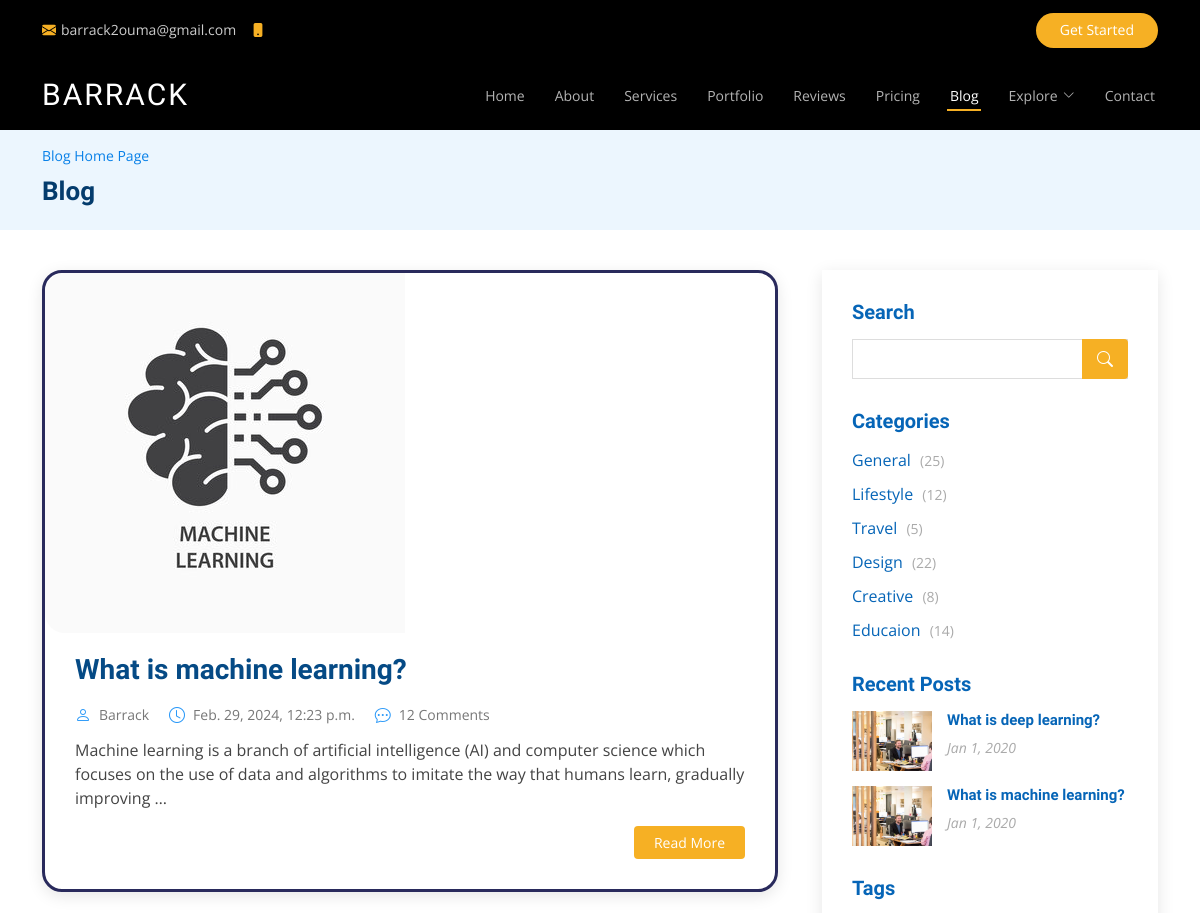
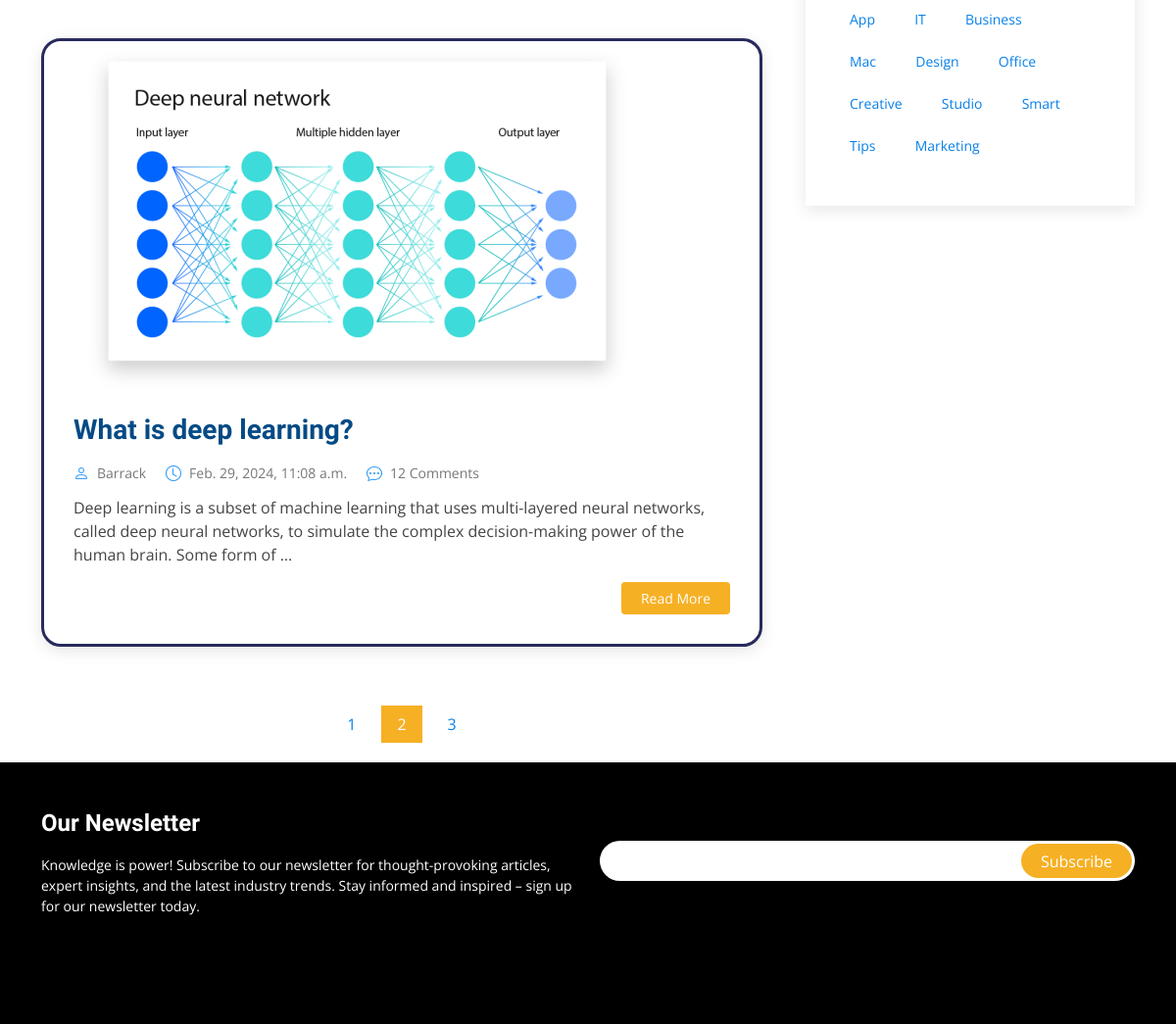
Before: /blog (upper part) with the older database file (2 pictures, top to bottom).
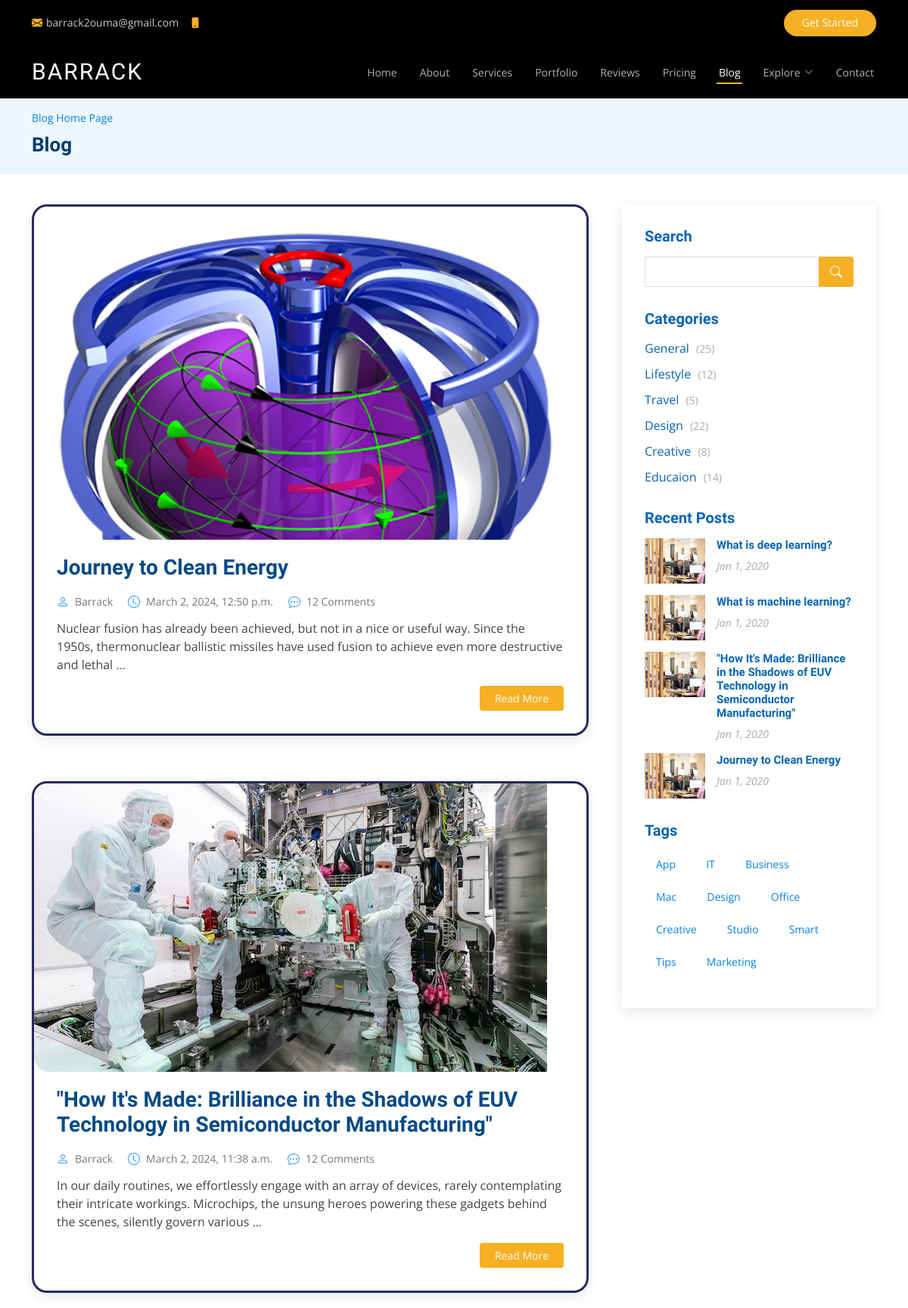
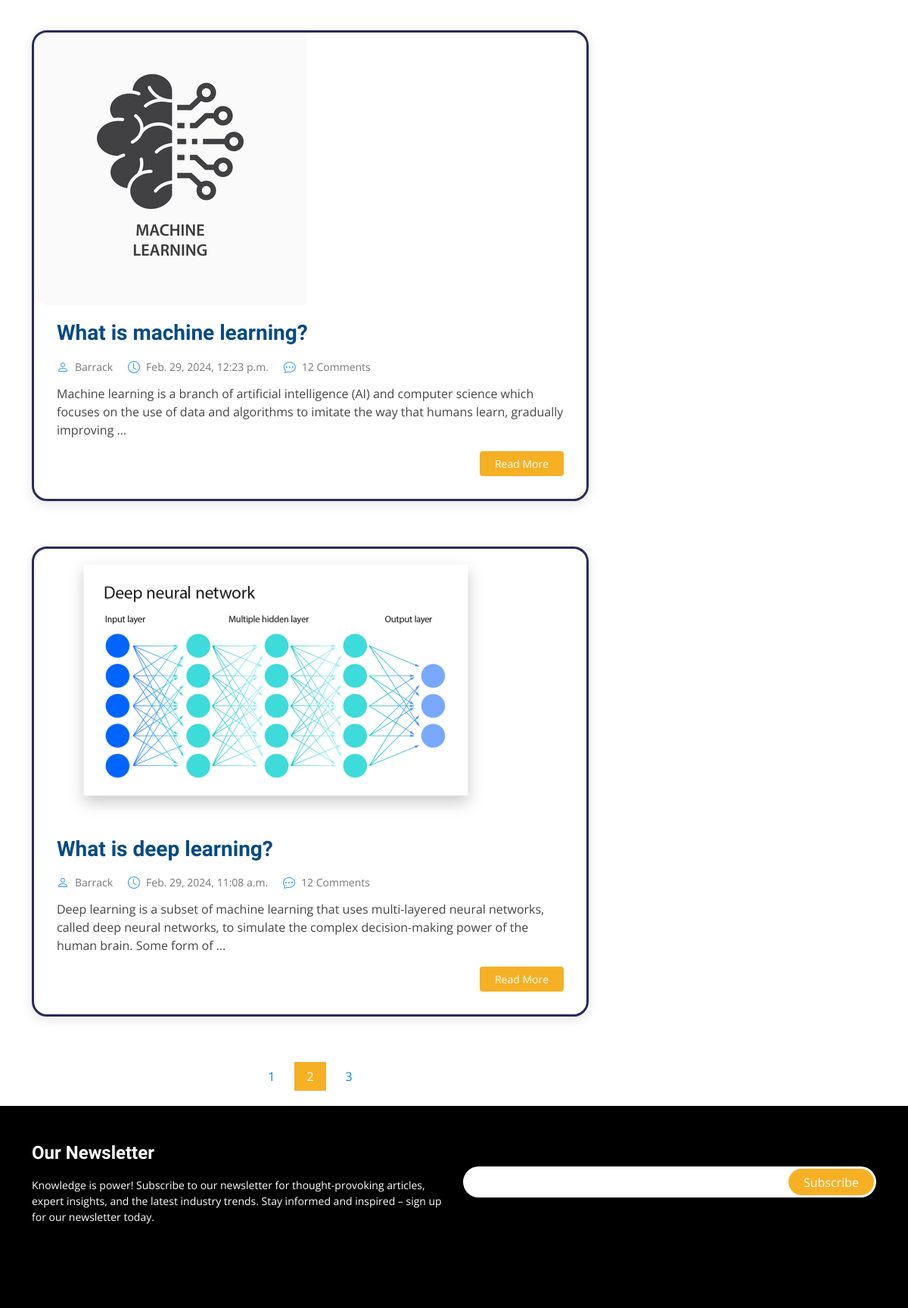
After: the same page with the newer database file (2 pictures, top to bottom).
### myapp/models.py (models this page shows, shortened)
class Post(models.Model):
    category = models.ForeignKey(Category, related_name='posts', on_delete=models.CASCADE)
    title = models.CharField(max_length=100)
    slug = models.SlugField(unique=True, blank=True)  # Make sure blank is allowed
    intro = models.TextField()
    paragraph_1 = models.TextField()
    my_back_quote = models.TextField()
    subheading = models.TextField()
    paragraph_2 = models.TextField()
    paragraph_3 = models.TextField()
    conclusion = models.TextField()
    created_at = models.DateTimeField(default=datetime.now, blank=True)
    image = models.ImageField(upload_to='uploads/', blank=True, null=True)
    image_2 = models.ImageField(upload_to='uploads/', blank=True, null=True)
    class Meta:
        ordering = ('-created_at',)

### myapp/views.py (the view)
# urls.py: path('blog', views.blog, name='blog'),
def blog(request):
    post = Post.objects.all()
    return render(request, 'blog.html', {'posts': post})

### templates/blog.html (shortened to what this page needs)
{% load static %}
<!DOCTYPE html>
<html lang="en">
  <head>
    <link href="{% static 'assets/vendor/animate.css/animate.min.css' %}" rel="stylesheet" />
    <link href="assets/vendor/aos/aos.css" rel="stylesheet" />
    <link
      href="{% static 'assets/vendor/bootstrap/css/bootstrap.min.css' %}"
      rel="stylesheet"
    />
    <link
      href="{% static 'assets/vendor/bootstrap-icons/bootstrap-icons.css' %}"
      rel="stylesheet"
    />
    <link href="{% static 'assets/vendor/boxicons/css/boxicons.min.css' %}" rel="stylesheet" />
    <link
      href="{% static 'assets/vendor/glightbox/css/glightbox.min.css' %}"
      rel="stylesheet"
    />
    <link href="{% static 'assets/vendor/remixicon/remixicon.css' %}" rel="stylesheet" />
    <link href="{% static 'assets/vendor/swiper/swiper-bundle.min.css' %}" rel="stylesheet" />
    <link href="{% static 'assets/css/style.css' %}" rel="stylesheet" />
  </head>
  <body>
    <div
      id="topbar"
      class="fixed-top d-flex align-items-center topbar-inner-pages"
    >
      <div
        class="container d-flex align-items-center justify-content-center justify-content-md-between"
      >
        <div class="contact-info d-flex align-items-center">
          <i class="bi bi-envelope-fill"></i
          ><a href="mailto:contact@example.com">barrack2ouma@gmail.com</a>
          <i class="bi bi-phone-fill phone-icon"></i> +254 7699 46415
        </div>
        <div class="cta d-none d-md-block">
          <a href="#about" class="scrollto">Get Started</a>
        </div>
      </div>
    </div>
    <header
      id="header"
      class="fixed-top d-flex align-items-center header-inner-pages"
    >
      <div class="container d-flex align-items-center justify-content-between">
        <h1 class="logo"><a href="{% url 'index' %}">BARRACK</a></h1>
        <nav id="navbar" class="navbar">
          <ul>
            <li><a class="nav-link scrollto" href="{% url 'index' %}">Home</a></li>
            <li><a class="nav-link scrollto" href="{% url 'index' %}#about">About</a></li>
            <li><a class="nav-link scrollto" href="{% url 'index' %}#services">Services</a></li>
            <li>
              <a class="nav-link scrollto" href="{% url 'index' %}#portfolio">Portfolio</a>
            </li>
            <li><a class="nav-link scrollto" href="{% url 'index' %}#team">Reviews</a></li>
            <li><a class="nav-link scrollto" href="{% url 'index' %}#pricing">Pricing</a></li>
            <li><a class="active" href="{% url 'blog' %}">Blog</a></li>
            <li class="dropdown">
              <a href="#"
                ><span>Explore</span> <i class="bi bi-chevron-down"></i
              ></a>
            </li>
            <li><a class="nav-link scrollto" href="{% url 'index' %}#contact">Contact</a></li>
          </ul>
        </nav>
      </div>
    </header>
    <main id="main">
      <section id="breadcrumbs" class="breadcrumbs">
        <div class="container">
          <ol>
            <li><a href="{% url 'blog' %}">Blog Home Page</a></li>
          </ol>
          <h2>Blog</h2>
        </div>
      </section>
      <section id="blog" class="blog">
        <div class="container" data-aos="fade-up">
          <div class="row">
            <div class="col-lg-8 entries">
              {% for post in posts %}
              <article class="entry">
                {% if post.image %}
                <div class="entry-img">
                  <img
                    src="{{ post.image.url }}"
                    alt=""
                    class="img-fluid"
                  />
                </div>
                {% endif %}
                <h2 class="entry-title">
                  <a href="{% url 'blog_single' post.slug %}"
                    >{{post.title}}</a
                  >
                </h2>
                <div class="entry-meta">
                  <ul>
                    <li class="d-flex align-items-center">
                      <i class="bi bi-person"></i>
                      <a href="{% url 'blog_single' post.slug %}">Barrack</a>
                    </li>
                    <li class="d-flex align-items-center">
                      <i class="bi bi-clock"></i>
                      <a href="{% url 'blog_single' post.slug %}"
                        ><time datetime="2020-01-01">{{ post.created_at }}</time></a
                      >
                    </li>
                    <li class="d-flex align-items-center">
                      <i class="bi bi-chat-dots"></i>
                      <a href="{% url 'blog_single' post.slug %}">12 Comments</a>
                    </li>
                  </ul>
                </div>
                <div class="entry-content">
                  <p>
                   {{post.intro|truncatewords:30}}
                  </p>
                  <div class="read-more">
                    <a href="{% url 'blog_single' post.slug %}">Read More</a>
                  </div>
                </div>
              </article>
              {% endfor %}
              <div class="blog-pagination">
                <ul class="justify-content-center">
                  <li><a href="#">1</a></li>
                  <li class="active"><a href="#">2</a></li>
                  <li><a href="#">3</a></li>
                </ul>
              </div>
            </div>
            <div class="col-lg-4">
              <div class="sidebar">
                <h3 class="sidebar-title">Search</h3>
                <div class="sidebar-item search-form">
                  <form action="">
                    <input type="text" />
                    <button type="submit"><i class="bi bi-search"></i></button>
                  </form>
                </div>
                <h3 class="sidebar-title">Categories</h3>
                <div class="sidebar-item categories">
                  <ul>
                    <li>
                      <a href="#">General <span>(25)</span></a>
                    </li>
                    <li>
                      <a href="#">Lifestyle <span>(12)</span></a>
                    </li>
                    <li>
                      <a href="#">Travel <span>(5)</span></a>
                    </li>
                    <li>
                      <a href="#">Design <span>(22)</span></a>
                    </li>
                    <li>
                      <a href="#">Creative <span>(8)</span></a>
                    </li>
                    <li>
                      <a href="#">Educaion <span>(14)</span></a>
                    </li>
                  </ul>
                </div>
                <h3 class="sidebar-title">Recent Posts</h3>
                <div class="sidebar-item recent-posts">
                  {% for post in posts|slice:":4" reversed%}
                  <div class="post-item clearfix">
                    <img src="{% static 'assets/img/blog/blog-recent-1.jpg' %}" alt="" />
                    <h4>
                      <a href="{% url 'blog_single' post.slug %}"
                        >{{post.title}}</a
                      >
                    </h4>
                    <time datetime="2020-01-01">Jan 1, 2020</time>
                  </div>
                  {% endfor %}
                </div>
                <h3 class="sidebar-title">Tags</h3>
                <div class="sidebar-item tags">
                  <ul>
                    <li><a href="#">App</a></li>
                    <li><a href="#">IT</a></li>
                    <li><a href="#">Business</a></li>
                    <li><a href="#">Mac</a></li>
                    <li><a href="#">Design</a></li>
                    <li><a href="#">Office</a></li>
                    <li><a href="#">Creative</a></li>
                    <li><a href="#">Studio</a></li>
                    <li><a href="#">Smart</a></li>
                    <li><a href="#">Tips</a></li>
                    <li><a href="#">Marketing</a></li>
                  </ul>
                </div>
              </div>
            </div>
          </div>
        </div>
      </section>
    </main>
    <footer id="footer">
      <div class="footer-newsletter">
        <div class="container">
          <div class="row">
            <div class="col-lg-6">
              <h4>Our Newsletter</h4>
              <p>
                Knowledge is power! Subscribe to our newsletter for thought-provoking articles, expert insights, and the latest industry trends. Stay informed and inspired – sign up for our newsletter today.
              </p>
            </div>
            <div class="col-lg-6">
              <form action="" method="post">
                <input type="email" name="email" /><input
                  type="submit"
                  value="Subscribe"
                />
              </form>
            </div>
          </div>
        </div>
      </div>
      <div class="footer-top">
      </div>
    </footer>
  </body>
</html>

Changed rows visible on the page:
added Post: image (picture), title "Journey to Clean Energy", created_at "March 2, 2024, 12:50 p.m.", intro "Nuclear fusion has already been achieved, but not in a nice or useful way. Since the 1950s, thermonuclear ballistic missiles have used fusion to achieve even more destructive and lethal …"
added Post: image (picture), title "\"How It's Made: Brilliance in the Shadows of EUV Technology in Semiconductor Manufacturing\"", created_at "March 2, 2024, 11:38 a.m.", intro "In our daily routines, we effortlessly engage with an array of devices, rarely contemplating their intricate workings. Microchips, the unsung heroes powering these gadgets behind the scenes, silently govern various …"
